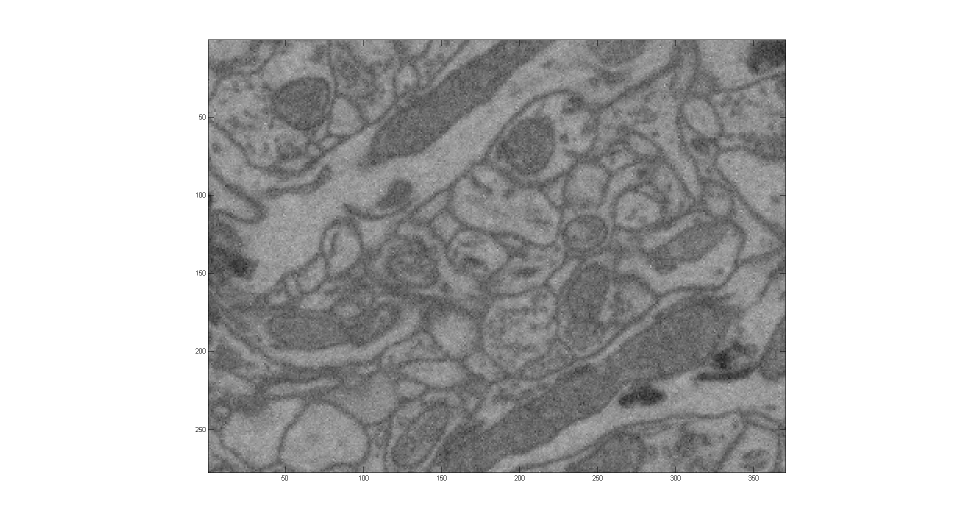
%> input picture auxiliaryMethods/cleaner/cleaned.png, 1920 x 1062 px (shown at 1/2 size)
$ octave --eval "result = mirrorPad2(imread('../cleaner/cleaned.png'));"   (GNU Octave 9; MATLAB toolbox functions it lacks are replaced by stand-ins)
%> lines starting %> are read from the running program, lines starting %| are printed output that depends on the picture
function [pad_img,mask] = mirrorPad2(img,padsize)

%example for mirror padding 13.09.16 by PL
% changed 29.12.16 by MBei

%define padsize in px
if nargin < 2 || isempty(padsize)
    padsize = 2000;
end
switch numel(padsize)
    case 1
        padsize = repmat(padsize/2,2,2);
    case 2
        padsize = [padsize(1)/2,padsize(1)/2;padsize(2)/2,padsize(2)/2];
    case 4
    otherwise
        error('Padsize has %d elements, but only 1, 2 and 4 elements are allowed',numel(padsize))
end
% [4 lines of commented-out code are left out]
siz = [2047,3070];
% pad_img = zeros(size(img,1)+sum(padsize(1,:)),size(img,2)+sum(padsize(2,:)),'uint8');

% dimg = padarray((diff((diff(int8(img),1,1)),1,2)),[1,1],'pre');
mask = imclose(img ~= 0,strel('square',3));
%> mask: size 1062x1920x3 logical; every value is 1
dimg = diff(int8(padarray(mask,[1 0],'pre')),1,1)>0|flipud(diff(int8(padarray(flipud(mask),[1 0],'pre')),1,1))>0;
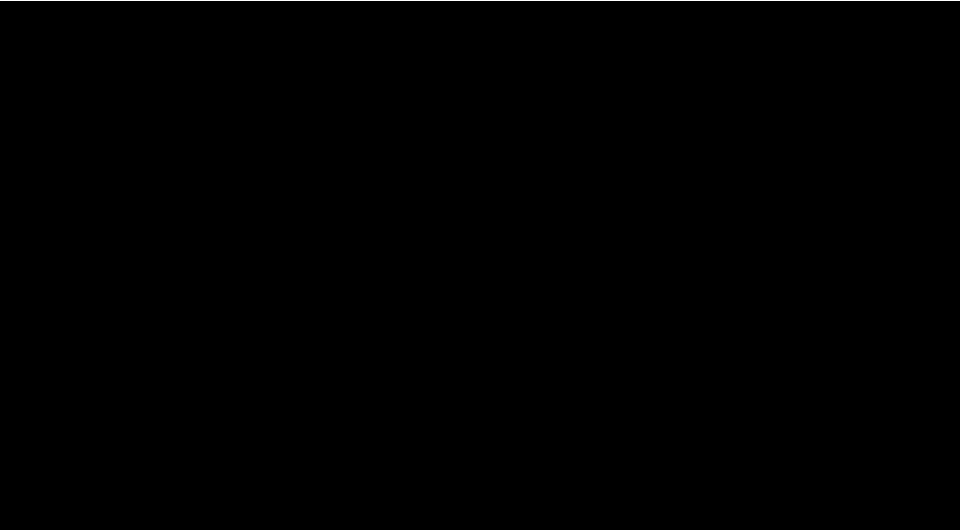
%> dimg: size 1062x1920x3 logical (shown at 1/2 size); 0.19% white in thin lines or dots
dimg = diff(padarray(dimg,[0 1],'pre'),1,2)>0|fliplr(diff(padarray(fliplr(dimg),[0 1],'pre'),1,2))>0;
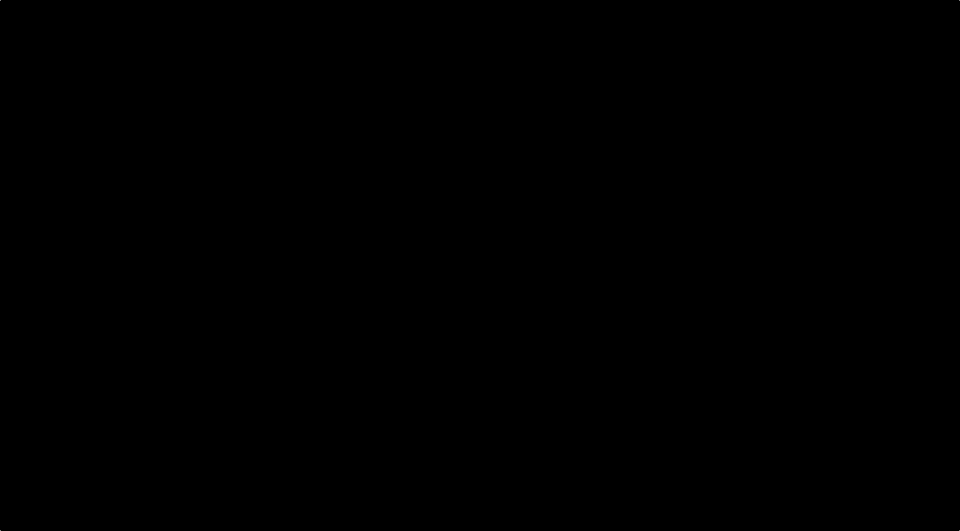
%> dimg: size 1062x1920x3 logical (shown at 1/2 size); 0% white in thin lines or dots
% figure;imagesc((mask))
% figure;imagesc(dimg)
% figure;imagesc(img),axis equal

[x,y] = find(dimg);
%> x = [1; 1062; 1; 1062; 1; 1062; 1; 1062; 1; 1062; 1; 1062]; y = [1; 1; 1920; 1920; 1921; 1921; 3840; 3840; 3841; 3841; 5760; 5760]
% ixy = convhull(x,y);
% x = x(ixy(1:end-1));
% y = y(ixy(1:end-1));
xy = sortrows([x,y]);
%> xy = [1 1; 1 1920; 1 1921; 1 3840; 1 3841; 1 5760; 1062 1; 1062 1920; 1062 1921; 1062 3840; 1062 3841; 1062 5760]
% dimg2 = dimg *0;
% dimg2(sub2ind(size(dimg2),xy(:,1),xy(:,2))) = 1;
% figure;imagesc(dimg2)
counter = 1;
while counter <= 10

    if  sum(sum(mask(xy(1,1):min(size(mask,1),xy(1,1) + siz(1)-1), xy(1,2):min(size(mask,2),xy(1,2) + siz(2)-1)))) == prod(siz)
        subimgs(counter,:) = xy(1,:);
        %         mask(xy(1,1):xy(1,1) + siz(1)-1,xy(1,2): xy(1,2) + siz(2)-1) = 0;
        xy(xy(:,1) < xy(1,1) + siz(1) & xy(:,1) >= xy(1,1) & xy(:,2) <= xy(1,2) + siz(2) & xy(:,2) >= xy(1,2),:) = [];
        counter = counter +1;
        '1'
    elseif sum(sum(mask(xy(1,1):min(size(mask,1),xy(1,1) + siz(1)-1), xy(1,2):-1:max(1,xy(1,2) - siz(2)+1)))) == prod(siz)
        subimgs(counter,:) = xy(1,:)-[0 siz(2)-1];
        xy(xy(:,1) < xy(1,1) + siz(1) & xy(:,1) >= xy(1,1) & xy(:,2) > xy(1,2) - siz(2) & xy(:,2) <= xy(1,2),:) = [];
        '2'
        counter = counter +1;
    elseif sum(sum(mask(xy(1,1):-1:max(1,xy(1,1) - siz(1)+1), xy(1,2):-1:max(1,xy(1,2) - siz(2)+1)))) == prod(siz)
        subimgs(counter,:) = xy(1,:) - siz+1;
        xy(xy(:,1) > xy(1,1) - siz(1) & xy(:,1) <= xy(1,1) & xy(:,2) > xy(1,2) - siz(2) & xy(:,2) <= xy(1,2),:) = [];
        '3'
        counter = counter +1;
    else
        xy(1,:) = [];
    end
end


pad_img(padsize(1,1)+1:padsize(1,1)+size(img,1),padsize(2,1)+1:padsize(2,1)+size(img,2)) = img;
mask = pad_img ~= 0;

[Y,X] = meshgrid(1:size(pad_img,2),1:size(pad_img,1));   %create coordinate matrices for image

flag = true;
counter = 1;
while flag    % this while loop unfortunately is necessary if padded area is larger than image, hence padding has to be done over and over
    display(sprintf('Iteration %d',counter))
    counter = counter + 1;
    mask2 = pad_img ~= 0;
    [img_dist,ind_dist] = bwdist(mask2,'euclidean');    % get distances and index to next nonzero pixel
    if all(img_dist(~mask2(:))== 1)  % if only single pixels with a value of zero remain, give them the mean value of the image (otherwise it might end in a loop if two such pixels oppose each other)
        pad_img(~mask2(:)) = mean(pad_img(:));
        break
    end
    [XX,YY] = ind2sub(size(pad_img),ind_dist);    % transform indices to next nonzero pixel into coordinates

    newX = X(:)+[XX(:)-X(:)]*2;
    newY = Y(:)+[YY(:)-Y(:)]*2;
    if any(newX < 1 | newX > size(pad_img,1)) || any(newY < 1 | newY > size(pad_img,2)) % || any(pad_img(newX,newY)==0)
        %      zeroind = find(pad_img(newX,newY)
        newX(newX < 1 | newX > size(pad_img,1)) = NaN;
        newY(newY < 1 | newY > size(pad_img,2)) = NaN;
    else
        flag = false;
    end
    ind = sub2ind(size(pad_img),newX,newY);  % calculate for each image coordinate the vector that points to the mirror pixel and transform it into matrix indices. the mirror pixel is two times the vector to the next nonzeropixel
    indNaN = ind;
    indNaN(isnan(indNaN)) = 1;  % little trick because next line does not allow NaN as index
    ind(pad_img(indNaN)==0) = NaN;
    ind(isnan(ind)) = find(isnan(ind));   % replace indices with NaN values with index to itsself. this short form only works because numel(ind) == numel(pad_img)
    pad_img = reshape(pad_img(ind),size(pad_img,1),size(pad_img,2));  % get the values of the image at the indices and reshape into image again
end

end
%> (the run ends here)
